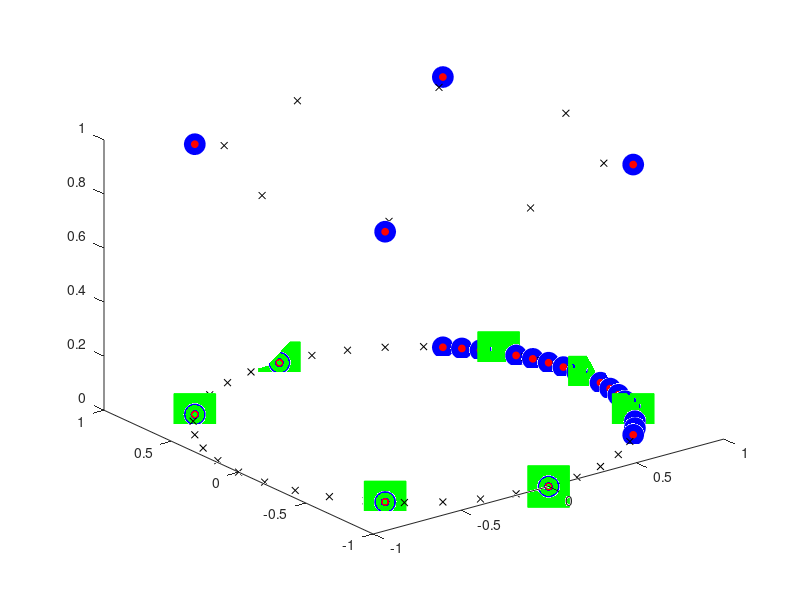

MATLAB code to generate this figure: (Note: this script raises an error after producing the figure.)
%% EQ
clear;
load 20241105_HERVICLE_XOVER.mat


Fs = 48000;


%% INPUTS FROM LISA

ELEVATION = [ zeros(1,56) 30 * ones(1,8)];
AZIMUTH   = [ 0:2.5:25 30:5:50 60:10:300 310:5:330 335:2.5:357.6 0:45:315 ];
LISA      = [ 1:length(ELEVATION) ];
LOW       = find(ELEVATION==0);
HIGH      = find(ELEVATION>0);
MICS      = [ length(LISA)+(1:8) ];

INPUTS = {};
for (n=1:length(LISA)) INPUTS{LISA(n)} = sprintf("LISA E%03d A%03d",ELEVATION(n),floor(AZIMUTH(n))); end;
for (n=1:length(MICS)) INPUTS{MICS(n)} = sprintf("MIC %02d",length(AZIMUTH)+n); end;

%% OUTPUTS

SG1     = [ 1:48 ];                     % Doubled for SG1 - we will duplicate the tweeters later
GENELEC = [ 49 50 51 52 53 54 55  ];
SUB     = [ 56 ];
SG1_W   = SG1(1:2:end);
SG1_T   = SG1(2:2:end);


GENELEV = [ zeros(1,7) ];
GENAZIM = [ -30 0 30 90 135 225 270 ];

SG1ELEV = kron([ zeros(1,16) 0 30 0 30 0 30 0 30 ],[1 1]);
SG1AZIM = kron([ -45 -40 -35 -25 -20 -15 -10 -5 5 10 15 20 25 35 40 45 90 45 135 135 225 225 270 315  ],[1 1]);


ARCH    = [ 1 3 5 49 7 9 11 13 15 50 17 19 21 23 25 51 27 29 31 ];  % Only include every woofer
SURR    = [ 33 37 41 45 52 53 54 55 ];                              % for SG1
ROOF    = [ 35 39 43 47 ];                                          % Duplicate tweeter later

EQ = {};
for (n=1:size(h_filt,2)) EQ(n)={h_filt(:,n)}; end;

OUTPUTS = {};
for (n=1:length(SG1)) 
    OUTPUTS{end+1} = sprintf("SG1 E%03d A%03d LF",SG1ELEV(n),floor(SG1AZIM(n))); 
    OUTPUTS{end+1} = sprintf("SG1 E%03d A%03d HF",SG1ELEV(n),floor(SG1AZIM(n))); 
end;
OUTPUTS(GENELEC) = { "GENELEC LEFT", "GENELEC CENTRE", "GENELEC RIGHT", "GENELEC SURR RIGHT", "GENELEC BACK RIGHT", "GENELEC BACK LEFT", "GENELEC SURR LEFT" };
OUTPUTS(SUB)     = { "SUB 01" };

if (0)
    for (s=1:length(OUTPUTS))
        fprintf("        <txchannel danteId=""%d"" mediaType=""audio""><label>%s</label></txchannel>\n",s,OUTPUTS{s});
    end;
    for (s=1:length(INPUTS))
        fprintf("        <rxchannel danteId=""%d"" mediaType=""audio""><name>%s</name></rxchannel>\n",s,INPUTS{s});
    end;
end; 

%% THE SPEAKERS GEOMETRY FOR CALCULATING PANNINGS
R = 1.0;

Xp  = [ AZIMUTH; ELEVATION ];
X   = R * [  cos(Xp(2,:)/180*pi).*cos(Xp(1,:)/180*pi);
            -cos(Xp(2,:)/180*pi).*sin(Xp(1,:)/180*pi);
             2*sin(Xp(2,:)/180*pi) ];

Xsi = R * [  cos(Xp(2,:)/180*pi).*sin(Xp(1,:)/180*pi);
             cos(Xp(2,:)/180*pi).*cos(Xp(1,:)/180*pi);
             2*sin(Xp(2,:)/180*pi) ];

S   = [ SG1 GENELEC ];
Yp  = [ SG1AZIM GENAZIM; SG1ELEV GENELEV ];
Y   = R * [  cos(Yp(1,:)/180*pi);               % Using Cylinder math for now
             sin(Yp(1,:)/180*pi);
             2*sin(Yp(2,:)/180*pi) ];

figure(1); clf;
plot3(Y(1,SG1_W),Y(2,SG1_W), Y(3,SG1_W),'bo','MarkerSize',15,'MarkerFaceColor','b'); hold on;
plot3(Y(1,SG1_T),Y(2,SG1_T), Y(3,SG1_T),'ro','MarkerSize',5,'MarkerFaceColor','r');
plot3(Y(1,GENELEC),Y(2,GENELEC), Y(3,GENELEC),'gs','MarkerSize',30,'MarkerFaceColor','g');
plot3(X(1,:),X(2,:), X(3,:),'kx','MarkerSize',5,'MarkerFaceColor','k');
ax = gca;
ax.PlotBoxAspectRatio = [1 1 1];
ax.DataAspectRatioMode = 'manual';
ax.PlotBoxAspectRatioMode = 'manual';
ax.CameraPositionMode = 'manual';
ax.CameraTargetMode = 'manual';
ax.CameraViewAngleMode = 'manual';
ax = gca;
ax.CameraPosition = [30 -10 8];
ax.CameraTarget = [0 0 0];
grid on;















